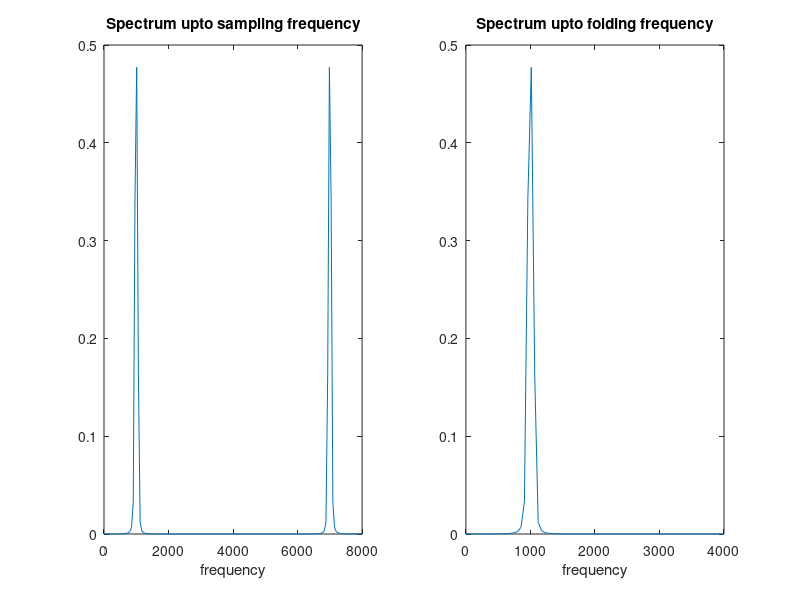

The MATLAB source for this figure:
clc; 
clear all; 
%* generate the sine wave sequence
 fs=8000; 
N=150; 
n=0:N-1;
x=2*sin(2000*pi*[0:1:N-1]/fs);
%**Hanning windowed sequence **
 w=hann(N);
xw=x.*w';
%** DFT algorithm *****
 k=0:N-1;
WN=exp(-j*2*pi/N*n'*k); Xk=xw*WN;
Xf=abs(Xk)/N;
% Map the frequency bin k to f (Hz)
 f=k*fs/N;
subplot(121); 
plot(f,Xf); 
xlabel('frequency');
title('Spectrum upto sampling frequency');
%** frequencies upto the folding frequency
 f=[0:1:N/2]*fs/N;
subplot(122); 
plot(f,Xf(1:N/2+1)); 
xlabel('frequency');
title('Spectrum upto folding frequency');
